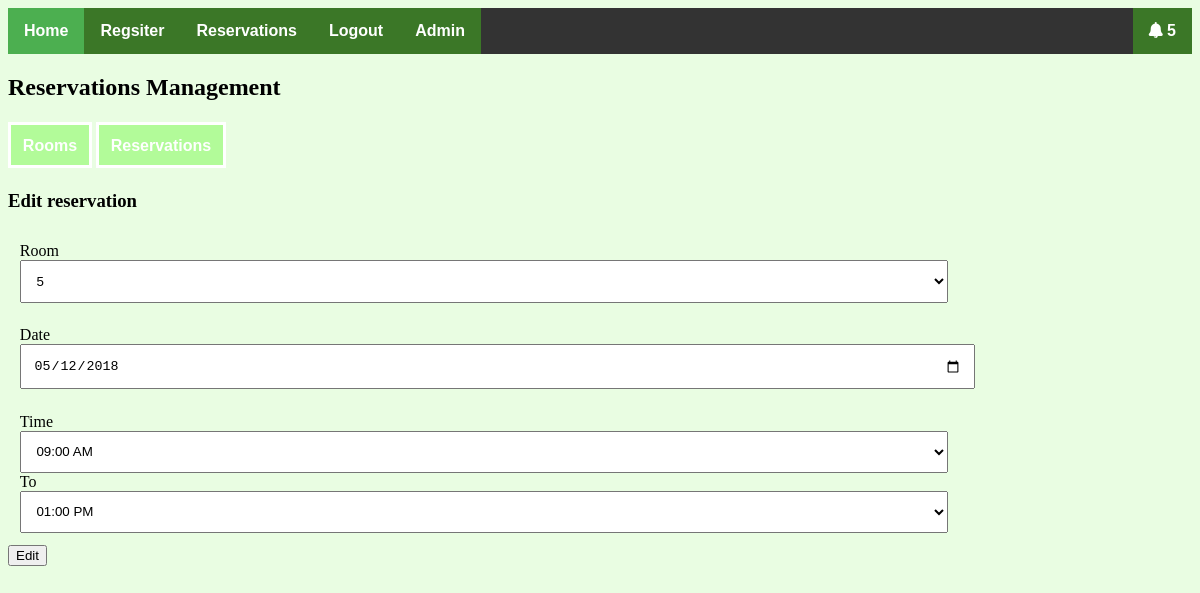
The page /pages/editReservation.php?id=16&room_id=11 (signed in) on the database its author committed.
### tables this page shows
CREATE TABLE `reservations` (
  `reservation_id` int(11) NOT NULL,
  `room_id` int(11) NOT NULL,
  `user_id` int(11) NOT NULL,
  `reservation_date` date NOT NULL,
  `from_time` int(11) NOT NULL,
  `to_time` int(11) NOT NULL,
  `approved` tinyint(4) NOT NULL DEFAULT '0',
  `room_price` double NOT NULL DEFAULT '0'
);

### pages/editReservation.php (the view, shortened to what this page needs)
<!DOCTYPE html>
<html>
<head>
  <link rel="stylesheet" type="text/css" href="../css/fontawesome-all.min.css">
  <link rel="stylesheet" type="text/css" href="../css/style.css">
</head>
<body>
  <?php
        include('config.php');
  ?>
<ul>
    <li><a href="../index.php" class="active">Home</a></li>
    <li><a href="register.php">Regsiter</a></li>
    <?php if (isset($_SESSION['login'])) { ?>
      <li><a href="reservations.php">Reservations</a></li>
      <li><a href="logout.php">Logout</a></li>
      <?php if (isset($_SESSION['is_admin']) && ($_SESSION['is_admin'] == "1")) { ?>
        <li><a href="admin.php">Admin</a></li>
        <?php
          $sql = "SELECT * FROM notifications WHERE seen = 0";
          $result = mysqli_query($connection, $sql);
        ?>
        <li style="float:right;"><a href="notification.php"><i class="fas fa-bell"></i> <?=  $result->num_rows > 0 ? $result->num_rows : "" ?>
          </a></li>
      <?php } ?>
    <?php } else { ?>
      <li><a href="login.php">Login</a></li>
    <?php } ?>
  </ul>
  <h2>Reservations Management</h2>
  <div class="admin-links">
    <a href="room.php">Rooms</a>
    <a href="booking.php">Reservations</a>
  </div>
  <h3>Edit reservation</h3>
  <form action="editReservation.php?id=<?= $_GET['id'] ?>&room_id=<?= $_GET['room_id']?>" method="POST">
    <?php
      $sql = "SELECT * FROM reservations WHERE reservation_id = '".$_GET['id']."'";
      $result = mysqli_query($connection, $sql);
      $date = "";
      $from = "";
      $to = "";
      $room = "";
      while ($row = mysqli_fetch_assoc($result)) {
        $date = $row['reservation_date'];
        $from = $row['from_time'];
        $to = $row['to_time'];
        $room = $row['room_id'];
      }
      $time = array(
          "9" => "09:00 AM",
          "10" => "10:00 AM",
          "11" => "11:00 AM",
          "12" => "12:00 AM",
          "13" => "01:00 PM",
          "14" => "02:00 PM",
          "15" => "03:00 PM",
          "16" => "04:00 PM",
          "17" => "05:00 PM",
          "18" => "06:00 PM",
          "19" => "07:00 PM",
          "20" => "08:00 PM",
          "21" => "09:00 PM"
      );
    ?>
    <?php
      $sql = "SELECT * FROM rooms";
      $result = mysqli_query($connection, $sql);
      $rooms = array();
      if ($result->num_rows > 0) {
        while ($row = mysqli_fetch_assoc($result)) {
          $rooms[$row['id']] = $row['room_number'];
        }
      }
    ?>
    <div class="form-group">
      <label for="room">Room</label>
      <select name="room" id="room">
          <?php foreach ($rooms as $key => $value) { ?>
            <?php if ($key == $room) { ?>
              <option value="<?= $key ?>" selected="selected"><?= $value ?></option>
          <?php } else { ?>
            <option value="<?= $key ?>"><?= $value ?></option>
          <?php } ?>
          <?php } ?>
      </select>
    </div>
    <div class="form-group">
      <label for="date">Date</label>
      <input type="date" id="date" name="date" value="<?= $date ?>">
    </div>
    <div class="form-group">
      <label for="from">Time</label>
      <select name="from" id="from">
        <?php foreach ($time as $key => $value) { ?>
          <?php if ($key == $from) { ?>
            <option value="<?= $key ?>" selected="selected"><?= $value ?></option>
          <?php } else { ?>
            <option value="<?= $key ?>"><?= $value ?></option>
          <?php } ?>
        <?php } ?>
      </select>
      <label for="to">To</label>
      <select name="to">
        <?php foreach ($time as $key => $value) { ?>
          <?php if ($key == $to) { ?>
            <option value="<?= $key ?>" selected="selected"><?= $value ?></option>
          <?php } else { ?>
            <option value="<?= $key ?>"><?= $value ?></option>
          <?php } ?>
        <?php } ?>
      </select>
    </div>
    <input type="submit" name="submit" value="Edit">
  </form>
</body>
</html>

### css/style.css (style rules this page uses)
body { background-color: #4bf5131f; }
.form-group { padding: 1%; }
.form-group label { display: block; }
.form-group input, .form-group select, .form-group textarea { width: 80%; padding: 1% }
a { text-decoration: none; background-color: #4bf51359; border: solid 3px #fff; padding: 1%; color: #fff; font-weight: bold; font-family: sans-serif; }
.admin-links { margin: 3% auto; }
ul { list-style-type: none; margin: 0; padding: 0; overflow: hidden; background-color: #333; }
li { float: left; }
li a { display: block !important; color: white !important; text-align: center !important; padding: 14px 16px !important; text-decoration: none !important; border: 0px !important; }
.active { background-color: #4CAF50 !important; }

### rows shown on the page
reservations: room "5", date "05/12/2018", from "09:00 AM", to "01:00 PM"

### other values the page prints
$result->num_rows "5"
